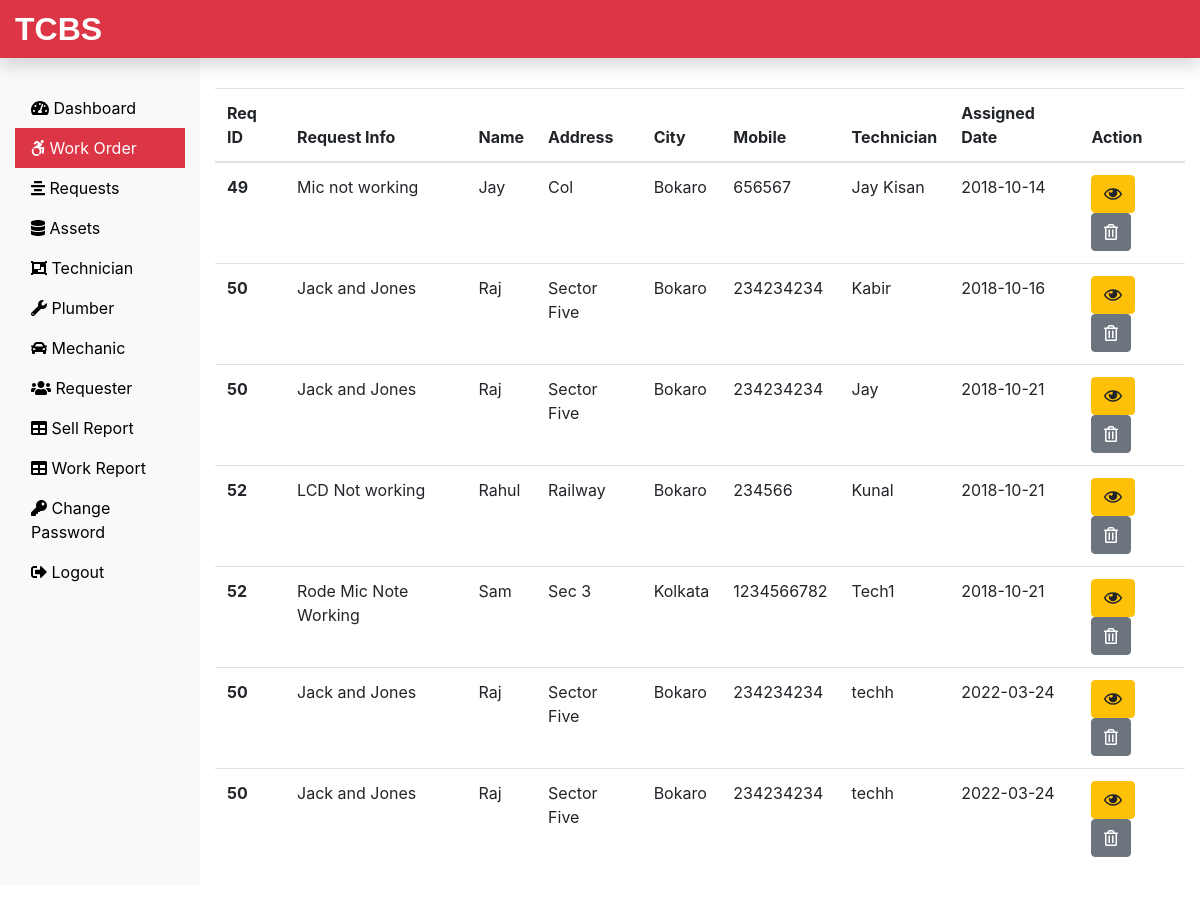
Page /Admin/work.php (signed in) on the committed database.
### tables this page shows
CREATE TABLE `assignwork_tb` (
  `rno` int(11) NOT NULL,
  `request_id` int(11) NOT NULL,
  `request_info` text NOT NULL,
  `request_desc` text NOT NULL,
  `requester_name` varchar(60) NOT NULL,
  `requester_add1` text NOT NULL,
  `requester_add2` text NOT NULL,
  `requester_city` varchar(60) NOT NULL,
  `requester_state` varchar(60) NOT NULL,
  `requester_zip` int(11) NOT NULL,
  `requester_email` varchar(60) NOT NULL,
  `requester_mobile` bigint(11) NOT NULL,
  `assign_tech` varchar(60) NOT NULL,
  `assign_date` date NOT NULL
);

### Admin/work.php (the view, shortened to what this page needs)
<?php
include('includes/header.php');
include('../dbConnection.php');
?>
<div class="col-sm-9 col-md-10 mt-5">
  <?php
 $sql = "SELECT * FROM assignwork_tb";
 $result = $conn->query($sql);
 if($result->num_rows > 0){
  echo '<table class="table">
  <thead>
    <tr>
      <th scope="col">Req ID</th>
      <th scope="col">Request Info</th>
      <th scope="col">Name</th>
      <th scope="col">Address</th>
      <th scope="col">City</th>
      <th scope="col">Mobile</th>
      <th scope="col">Technician</th>
      <th scope="col">Assigned Date</th>
      <th scope="col">Action</th>
    </tr>
  </thead>
  <tbody>';
  while($row = $result->fetch_assoc()){
    echo '<tr>
    <th scope="row">'.$row["request_id"].'</th>
    <td>'.$row["request_info"].'</td>
    <td>'.$row["requester_name"].'</td>
    <td>'.$row["requester_add2"].'</td>
    <td>'.$row["requester_city"].'</td>
    <td>'.$row["requester_mobile"].'</td>
    <td>'.$row["assign_tech"].'</td>
    <td>'.$row["assign_date"].'</td>
    <td><form action="viewassignwork.php" method="POST" class="d-inline"> <input type="hidden" name="id" value='. $row["request_id"] .'><button type="submit" class="btn btn-warning" name="view" value="View"><i class="far fa-eye"></i></button></form>
    <form action="" method="POST" class="d-inline"><input type="hidden" name="id" value='. $row["request_id"] .'><button type="submit" class="btn btn-secondary" name="delete" value="Delete"><i class="far fa-trash-alt"></i></button></form>
    </td>
    </tr>';
   }
   echo '</tbody> </table>';
  } else {
    echo "0 Result";
  }
  ?>
</div>
</div>
</div>
<?php
include('includes/footer.php');
?>

### rows in the picture
assignwork_tb: request "49", request_info "Mic not working", requester_name "Jay", requester_add2 "Col", requester_city "Bokaro", requester_mobile "656567", assign_tech "Jay Kisan", assign_date "2018-10-14"
assignwork_tb: request "50", request_info "Jack and Jones", requester_name "Raj", requester_add2 "Sector Five", requester_city "Bokaro", requester_mobile "234234234", assign_tech "Kabir", assign_date "2018-10-16"
assignwork_tb: request "50", request_info "Jack and Jones", requester_name "Raj", requester_add2 "Sector Five", requester_city "Bokaro", requester_mobile "234234234", assign_tech "Jay", assign_date "2018-10-21"
assignwork_tb: request "52", request_info "LCD Not working", requester_name "Rahul", requester_add2 "Railway", requester_city "Bokaro", requester_mobile "234566", assign_tech "Kunal", assign_date "2018-10-21"
assignwork_tb: request "52", request_info "Rode Mic Note Working", requester_name "Sam", requester_add2 "Sec 3", requester_city "Kolkata", requester_mobile "1234566782", assign_tech "Tech1", assign_date "2018-10-21"
assignwork_tb: request "50", request_info "Jack and Jones", requester_name "Raj", requester_add2 "Sector Five", requester_city "Bokaro", requester_mobile "234234234", assign_tech "techh", assign_date "2022-03-24"
assignwork_tb: request "50", request_info "Jack and Jones", requester_name "Raj", requester_add2 "Sector Five", requester_city "Bokaro", requester_mobile "234234234", assign_tech "techh", assign_date "2022-03-24"
